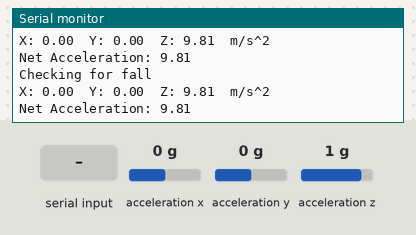
A sketch run on a simulated ESP32. Parts: the last lines printed to the serial monitor. Inputs (shaded band) come from the test bench; at power-on: acceleration x 0 g, acceleration y 0 g, acceleration z 1 g. Nothing arrives over Bluetooth unless stated.

Above: at 8.2 s.
8.3 s: acceleration x set to -1.4 g
At 8.9 s:
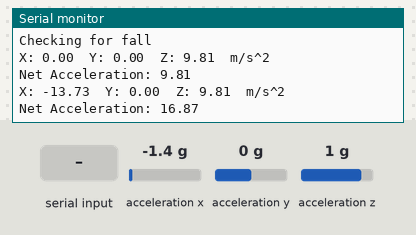
10.5 s: "1\n" received over the second serial link
At 11.7 s:
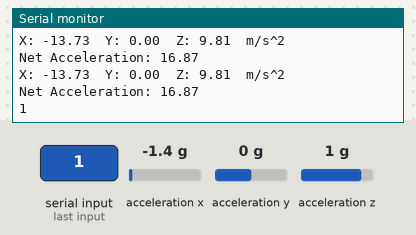
12.0 s: acceleration y set to -1.4 g
13.5 s: acceleration z set to -1.4 g
15.0 s: "0\n" received over the second serial link
At 17.2 s:
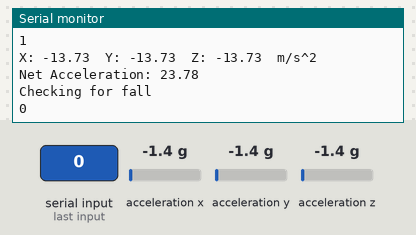
Timing chart, 0 to 17.5 s (numbered marks = the images above; inputs shaded):
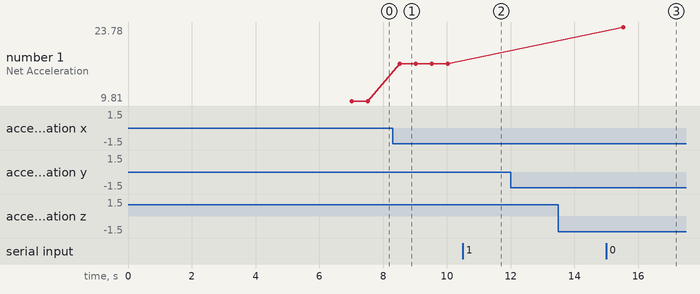

The sketch:

fall_detection.ino
```cpp
#include "BluetoothSerial.h"
#include <Wire.h>
#include <Adafruit_Sensor.h>
#include <Adafruit_ADXL345_U.h>

#if !defined(CONFIG_BT_ENABLED) || !defined(CONFIG_BLUEDROID_ENABLED)
#error Bluetooth is not enabled! Please run `make menuconfig` to and enable it
#endif

BluetoothSerial SerialBT;

/* Assign a unique ID to this sensor at the same time */
Adafruit_ADXL345_Unified accel = Adafruit_ADXL345_Unified(12345);

double previous_x = 0;
double previous_y = 0;
double previous_z = 0;
bool check_post_fall = false;

void displaySensorDetails(void)
{
  sensor_t sensor;
  accel.getSensor(&sensor);
  Serial.println("------------------------------------");
  Serial.print  ("Sensor:       "); Serial.println(sensor.name);
  Serial.print  ("Driver Ver:   "); Serial.println(sensor.version);
  Serial.print  ("Unique ID:    "); Serial.println(sensor.sensor_id);
  Serial.print  ("Max Value:    "); Serial.print(sensor.max_value); Serial.println(" m/s^2");
  Serial.print  ("Min Value:    "); Serial.print(sensor.min_value); Serial.println(" m/s^2");
  Serial.print  ("Resolution:   "); Serial.print(sensor.resolution); Serial.println(" m/s^2");
  Serial.println("------------------------------------");
  Serial.println("");
  delay(7000);
}

void setup(void)
{
  Serial.begin(115200);

  SerialBT.begin("ESP32test"); //Bluetooth device name
  Serial.println("The device started, now you can pair it with bluetooth!");
  Serial.println("");

  Serial.println("Accelerometer Test"); Serial.println("");
  /* Initialise the sensor */
  if(!accel.begin())
  {
    /* There was a problem detecting the ADXL345 ... check your connections */
    Serial.println("Ooops, no ADXL345 detected ... Check your wiring!");
    while(1);
  }

  /* Set the range to appropriate value for your project */
  accel.setRange(ADXL345_RANGE_16_G);
  // accel.setRange(ADXL345_RANGE_8_G);
  // accel.setRange(ADXL345_RANGE_4_G);
  // accel.setRange(ADXL345_RANGE_2_G);

/* Display some basic information on this sensor */
  displaySensorDetails();
}

void loop(void)
{
  if (SerialBT.available()) {
    while (SerialBT.available()) {
     Serial.write(SerialBT.read());
    }
    delay(5000);
  }

  /* Get a new sensor event */
  sensors_event_t event;
  accel.getEvent(&event);

  /* Display the results (acceleration is measured in m/s^2) */
  Serial.print("X: "); Serial.print(event.acceleration.x); Serial.print("  ");
  Serial.print("Y: "); Serial.print(event.acceleration.y); Serial.print("  ");
  Serial.print("Z: "); Serial.print(event.acceleration.z); Serial.print("  ");Serial.println("m/s^2 ");
  double net_accel = sqrt( sq(event.acceleration.x) + sq(event.acceleration.y) + sq(event.acceleration.z) );
  Serial.print("Net Acceleration: "); Serial.print (net_accel); Serial.print("\n");

  if (check_post_fall == true)
  {
    delay(500);
    if(net_accel > 10)
    {
      Serial.println("Fall has occured");
      SerialBT.write(1);
      check_post_fall = false;
      goto next_loop;
    }

  }

  if( (abs(event.acceleration.x - previous_x) > 8) ||
      (abs(event.acceleration.y - previous_y) > 8) ||
      (abs(event.acceleration.z - previous_z) > 8) )
      {
        Serial.println("Checking for fall");
        check_post_fall = true;
      }

   delay(500);

   next_loop:
   previous_x = event.acceleration.x;
   previous_y = event.acceleration.y;
   previous_z = event.acceleration.z;

}
```

Measured:
- after the input at 8.3 s, the serial monitor: prints a new line after 0.22 s (image 1)
- after the input at 10.5 s, the serial monitor: prints a new line at once (image 2)
- after the input at 15.0 s, the serial monitor: prints a new line after 1.0 s (image 3)
- plotted number 1: 9.81 → 16.87 after the input at 8.3 s
